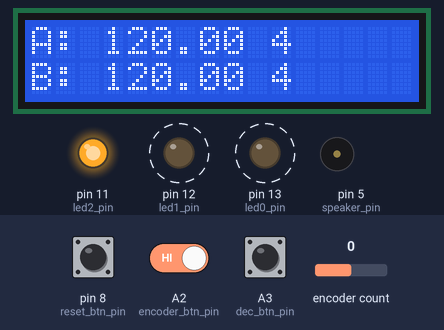
The sketch below on a simulated Arduino Uno, built with avr-gcc and run on an emulated ATmega328P. Parts: 16×2 character LCD, output pins drawn as LEDs (lit = HIGH), buzzer (waves = sounding). Dashed ring = blinking. Inputs (shaded band) come from the test bench; at power-on: encoder count 0, pin 8 (reset_btn_pin) HIGH, A2 (encoder_btn_pin) HIGH, A3 (dec_btn_pin) HIGH. What the sketch prints to the serial monitor is not drawn.

Above: at 2.2 s.
2.3 s: encoder count set to 4
At 2.36 s:
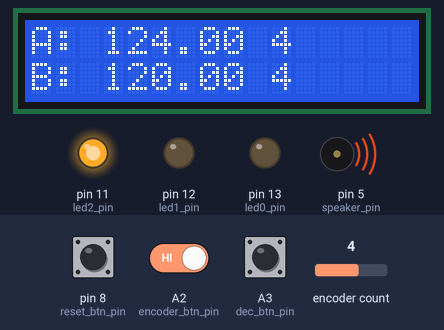
4.0 s: encoder count set to 8
At 4.27 s:
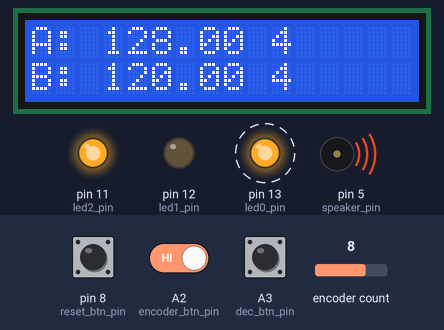
7.0 s: pin 8 (reset_btn_pin) pulled LOW for 1 s
8.6 s: A2 (encoder_btn_pin) driven LOW
11.6 s: A2 (encoder_btn_pin) driven HIGH
At 14.57 s:
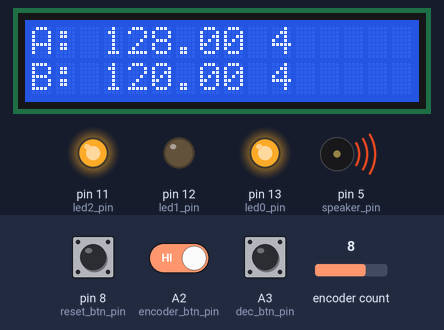
14.6 s: encoder count set to 7
At 19.68 s:
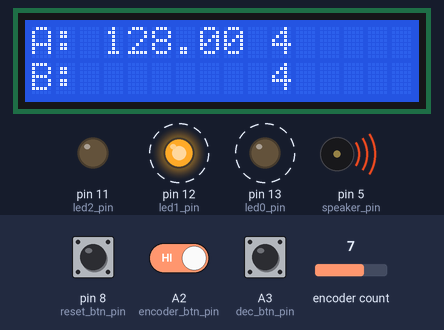
Timing chart, 0 to 21.2 s (numbered marks = the images above; inputs shaded):
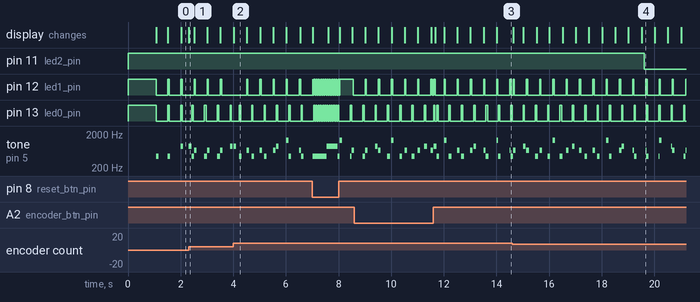

The sketch:

PolyMetronome_v1.ino
```cpp
/*
  PolyMetronome v1.0

  Created by Peter Kyle (PK Cubed)

  A dual bpm metronome built for polyrhythmic capability.

  This metronome works by using the millis() function for the most accurate click timing.

  To achieve this,

  minutes = seconds/60

  BPM = 1 minute / beat duration
  Beat duration (ms) = 60000ms / BPM

  old_ms = 10000000;

  if (millis() % duration < old_seconds) {
  old_ms = millis() % duration;
  tone(speaker_pin, 440, 100); // Tone on A4 for 100ms
  }
*/

// Encoder
#include <Encoder.h>

// Character LCD
#include <LiquidCrystal.h>


// Rotary Encoder Initialization
Encoder myEnc(2, 3);

// initialize the library by associating any needed LCD interface pin
// with the arduino pin number it is connected to
const int rs = 9, en = A0, d4 = A5, d5 = 10, d6 = A1, d7 = 4; // Character LCD Pins
LiquidCrystal lcd(rs, en, d4, d5, d6, d7); // Init character LCD


int encoder_btn_pin = A2; // Encoder button pin, normally up, closed down
int encoder_btn_old = HIGH; // Old state of encoder button to detect changes

const int speaker_pin = 5; // Speaker pin to transistor

const int reset_btn_pin = 8; // Reset beats button pin

const int dec_btn_pin = A3; // Decimal Button Pin

const int led0_pin = 13; // LED 0 Red Left
const int led1_pin = 12; // LED 1 Green Middle
const int led2_pin = 11; // LED 2 LCD Backlight

float bpm_init = 120; // Beats per minute init
float bpm0 = bpm_init; // Beats per minute 0
float bpm1 = bpm_init; // Beats per minute 1

float mspb0 = 60000 / bpm0; // Miliseconds per beat 0
float mspb1 = 60000 / bpm1; // Miliseconds per beat 1

float last_beat0 = 0; // Last beat number
float last_beat1 = 0; // Last beat number

float last_led0 = 0; // Last LED beat
float last_led1 = 0; // Last LED beat

float bank_start = bpm_init; // BPM bank save
int encoder_bank = 0; // BPM Bank

int ts_init = 4; // Beats per bar init
int ts0 = ts_init; // Beats per bar 0
int ts1 = ts_init; // Beats per bar 1

int mspm; // OLD - NOT USED
int ms; // OLD - NOT USED

int beat0_played; // If beat 0 is being played.

int last_enc = 0; // Last encoder position (to detect changes)

int dec_btn_old = HIGH; // Decimal Button old state (to detect changes)

long led_on_ms = -5000; // ms since last activity

int backlight_on_time = 5000; // Number of ms to leave backlight on after activity

void setup() {
  Serial.begin(9600); // Initialize serial comunication
  Serial.println("Polymetronome v1.0 Starting...");

  pinMode(encoder_btn_pin, INPUT_PULLUP); // Encoder btn init

  pinMode(reset_btn_pin, INPUT_PULLUP); // Reset btn init

  pinMode(dec_btn_pin, INPUT_PULLUP); // Reset btn init

  pinMode(speaker_pin, OUTPUT); // Speaker pin init
  pinMode(led0_pin, OUTPUT); // LED 0 init
  pinMode(led1_pin, OUTPUT); // LED 1 init
  pinMode(led2_pin, OUTPUT); // LED 2 init

  digitalWrite(led0_pin, HIGH); // Set led to high
  digitalWrite(led1_pin, HIGH); // Set led to high
  digitalWrite(led2_pin, HIGH); // Set led to high

  lcd.begin(16, 2); // Character LCD init (16 char width, 2 char height)

  // Print a message to the LCD.
  lcd.print("Polymetronome");
  lcd.setCursor(0, 1); // Set cursor to second line
  lcd.print("v1.0");

  delay(1000); // Wait one second

  lcd.clear(); // Clear the lcd screen

  //Serial.println("Default BPM: " + bpm_init);

  digitalWrite(led0_pin, LOW); // Set leds to low
  digitalWrite(led1_pin, LOW); // Set leds to low
  led_on_ms = millis();
}

void loop() {

  if (led_on_ms + backlight_on_time < millis()) { // If backlight should be turned off
    digitalWrite(led2_pin, LOW);
  } else {
    digitalWrite(led2_pin, HIGH);
  }

  /*

    // Find number of ms per longest measure
    if (mspb0 >= mspb1) {
    mspm = mspb0*ts0;
    } else {
    mspm = mspb1*ts1;
    }

    // Serial.println(mspm);

    ms = millis() % mspm;

    Serial.println(ms);

  */


  if (!digitalRead(reset_btn_pin)) { // If the beat reset button is pressed
    Serial.println("Reset button pressed...");
    last_beat0 = 0;
    last_beat1 = 0;
    last_led0 = 0;
    last_led1 = 0;
    led_on_ms = millis(); // Turn on lcd backlight
  }

  if (digitalRead(encoder_btn_pin) != encoder_btn_old) { // If encoder button has just changed state

    led_on_ms = millis(); // Turn on lcd backlight

    if (digitalRead(encoder_btn_pin)) { // If encoder button is high, or released (inverted falling edge)

      Serial.println("Encoder button pressed falling edge.");

      encoder_btn_old = HIGH; // Set old button state variable to low
      encoder_bank += 1; // Invert the encoder bank
      if (encoder_bank >= 4) {
        encoder_bank = 0;
      }

      Serial.println(encoder_bank);

      if (encoder_bank == 0) { // If encoder bank is now 0

        bank_start = bpm0; // Set encoder start pos to bpm0

      } else if (encoder_bank == 1) { // If encoder bank is now 1

        bank_start = bpm1; // Set encoder start pos to bpm1

      } else if (encoder_bank == 2) { // If encoder bank is now 2

        bank_start = ts0; // Set encoder start pos to ts0

      } else if (encoder_bank == 3) { // If encoder bank is now 3

        bank_start = ts1; // Set encoder start pos to ts1

      }

      Serial.print("Changing to bank ");
      Serial.print(encoder_bank);

      myEnc.write(0); // Clear the encoder

    } else { // If the encoder button is low or pressed

      encoder_btn_old = LOW; // ! Encoder button old = LOW

      Serial.print("Encoder button pressed.");

    }
  }


  if (!digitalRead(dec_btn_pin)) { // If encoder button is pressed, change bpm by only 0.1

    led_on_ms = millis(); // Turn on lcd backlight

    if (dec_btn_old) {

      dec_btn_old = LOW;

      if (encoder_bank == 0) { // If encoder bank is now 0

        bank_start = bpm0; // Set encoder start pos to bpm0

      } else if (encoder_bank == 1) { // If encoder bank is now 1

        bank_start = bpm1; // Set encoder start pos to bpm1

      } else if (encoder_bank == 2) { // If encoder bank is now 2

        bank_start = ts0; // Set encoder start pos to ts0

      } else if (encoder_bank == 3) { // If encoder bank is now 3

        bank_start = ts1; // Set encoder start pos to ts1

      }

      myEnc.write(0); // Clear the encoder

    }

    if (encoder_bank == 0) { // If encoder bank is 0

      bpm0 = float(myEnc.read()) / 40 + bank_start; // set bpm0 from encoder

      Serial.println(bpm0);

    } else if (encoder_bank == 1) { // If encoder bank is 1

      bpm1 = float(myEnc.read()) / 40 + bank_start; // set bpm1 from encoder

      Serial.println(bpm1);

    } else if (encoder_bank == 2) { // If encoder bank is 2

      ts0 = myEnc.read() / 4 + bank_start; // set ts0 from encoder

    } else { // If encoder bank is 3

      ts1 = myEnc.read() / 4 + bank_start; // set ts1 from encoder

    }

  } else {

    if (!dec_btn_old) {

      dec_btn_old = HIGH;

      if (encoder_bank == 0) { // If encoder bank is now 0

        bank_start = bpm0; // Set encoder start pos to bpm0

      } else if (encoder_bank == 1) { // If encoder bank is now 1

        bank_start = bpm1; // Set encoder start pos to bpm1

      } else if (encoder_bank == 2) { // If encoder bank is now 2

        bank_start = ts0; // Set encoder start pos to ts0

      } else if (encoder_bank == 3) { // If encoder bank is now 3

        bank_start = ts1; // Set encoder start pos to ts1

      }

      myEnc.write(0); // Clear the encoder

    }

    if (encoder_bank == 0) { // If encoder bank is 0

      bpm0 = float(myEnc.read()) / 4 + bank_start; // set bpm0 from encoder

    } else if (encoder_bank == 1) { // If encoder bank is 1

      bpm1 = float(myEnc.read()) / 4 + bank_start; // set bpm1 from encoder

    } else if (encoder_bank == 2) { // If encoder bank is 2

      ts0 = myEnc.read() / 4 + bank_start; // set ts0 from encoder

    } else { // If encoder bank is 3

      ts1 = myEnc.read() / 4 + bank_start; // set ts1 from encoder

    }

  }


  if (myEnc.read() / 4 != last_enc) { // If encoder has moved

    // Reset all beats
    last_beat0 = 0;
    last_beat1 = 0;
    last_led0 = 0;
    last_led1 = 0;

    last_enc = myEnc.read() / 4; // Set last_enc to Current encoder value

    led_on_ms = millis(); // Turn on lcd backlight

  }


  if (ts0 < 0) { // If ts0 is less than 0
    ts0 = 0; // Limit ts0 to 0
  }
  if (ts1 < 0) { // If ts1 is less than 0
    ts1 = 0; // Limit ts1 to 0
  }

  lcd.setCursor(0, 0); // Cursor to beginning
  lcd.print("A: ");

  if (encoder_bank == 0) { // If encoder bank = 0
    if (millis() % 1000 > 500) { // Divide second in half
      lcd.print("      ");
    } else {
      lcd.print(bpm0);
    }
  } else {
    lcd.print(bpm0);
  }

  lcd.print(" ");

  lcd.setCursor(0, 1); // Cursor to beginning second line
  lcd.print("B: ");

  if (encoder_bank == 1) { // If encoder bank = 1
    if (millis() % 1000 > 500) { // Divide second in half
      lcd.print("      ");
    } else {
      lcd.print(bpm1);
    }
  } else {
    lcd.print(bpm1);
  }

  lcd.print(" ");

  lcd.setCursor(10, 0);
  if (encoder_bank == 2) { // If encoder bank = 1
    if (millis() % 1000 > 500) { // Divide second in half
      lcd.print("      ");
    } else {
      lcd.print(ts0); // Print time signature 0
    }
  } else {
    lcd.print(ts0); // Print time signature 0
  }

  lcd.setCursor(10, 1);
  if (encoder_bank == 3) { // If encoder bank = 1
    if (millis() % 1000 > 500) { // Divide second in half
      lcd.print("      ");
    } else {
      lcd.print(ts1); // Print time signature 0
    }
  } else {
    lcd.print(ts1); // Print time signature 0
  }


  mspb0 = 60000 / bpm0; // Redifine mspb0
  mspb1 = 60000 / bpm1; // Redifine mspb1

  //Serial.println(millis()/mspb0);
  //Serial.println(last_beat0);

  if (floor(millis() / mspb0) > last_beat0) { // If a beat0 needs to play

    Serial.println("beat 0");

    beat0_played = true; // A beat0 is being played

    last_beat0 = millis() / mspb0; // Set last beat to the last beat
    digitalWrite(led0_pin, HIGH); // Turn on led0

    if (floor(fmod(last_beat0, ts0)) == 0) { // If this is the first beat in the measure

      tone(speaker_pin, 880, 100); // Speaker pin tone at 880 hz (A5) for 100 ms (0.1 s)

    } else { // If this is not the first beat in the measure

      tone(speaker_pin, 440, 100); // Speaker pin tone at 440 hz (A4) for 100 ms (0.1 s)

    }

  }

  if (floor(millis() / mspb1) > last_beat1) { // If a beat1 needs to play

    Serial.println("beat 1");

    last_beat1 = millis() / mspb1; // Set last beat to the last beat
    digitalWrite(led1_pin, HIGH); // Turn on led1

    if (not(beat0_played)) { // If beat 0 is not being played

      if (floor(fmod(last_beat1, ts1)) == 0) { // If this is the first beat in the measure

        tone(speaker_pin, 1318.51, 100); // Speaker pin tone at 440 hz for 100 ms (0.1 s)

      } else { // If this is not the first beat in the measure

        tone(speaker_pin, 659.25, 100); // Speaker pin tone at 440 hz for 100 ms (0.1 s)

      }

    } else { // If beat 0 is being played.
      Serial.println("Beat 0 was played");
    }
  }


  // Control LEDs

  if (floor((millis() - 50) / mspb0) > last_led0) { // If it's been 100 ms since beat0
    Serial.println("led0 off");
    last_led0 = (millis()) / mspb0; // Set last beat to the last beat
    digitalWrite(led0_pin, LOW); // Turn led0 off
  }
  if (floor((millis() - 50) / mspb1) > last_led1) { // If it's been 100 s since beat1
    Serial.println("led1 off");
    last_led1 = (millis()) / mspb1; // Set last beat to the last beat
    digitalWrite(led1_pin, LOW); // Turn led1 off
  }

  beat0_played = false; // Beat0 was played already or was not played at all
  delay(10);
}
```

Measured:
- after the input at 2.3 s, the display: changes at once (image 1)
- after the input at 4.0 s, the display: changes at once (image 2)
- after the input at 11.6 s, pin 11 (led2_pin): stays HIGH (without the input it goes to LOW after 2.0 s); the display: first changes after 0.06 s (image 3 shows a later state)
- after the input at 14.6 s, pin 11 (led2_pin): HIGH → LOW after 5.0 s instead of 2.0 s; the display: first differs from a run without the input after 0.42 s (image 4 shows a later state)
- by itself, pin 12 (led1_pin): alternates HIGH for 0.05 s and LOW for 0.46 s
- by itself, pin 13 (led0_pin): alternates HIGH for 0.05 s and LOW for 0.42 s
- by itself, tone on pin 5 (speaker_pin): plays 659 Hz for 0.10 s, 880 Hz for 0.10 s, 659 Hz for 0.10 s, 440 Hz for 0.10 s, 659 Hz for 0.10 s, 440 Hz for 0.10 s … (28 notes in this stretch)
